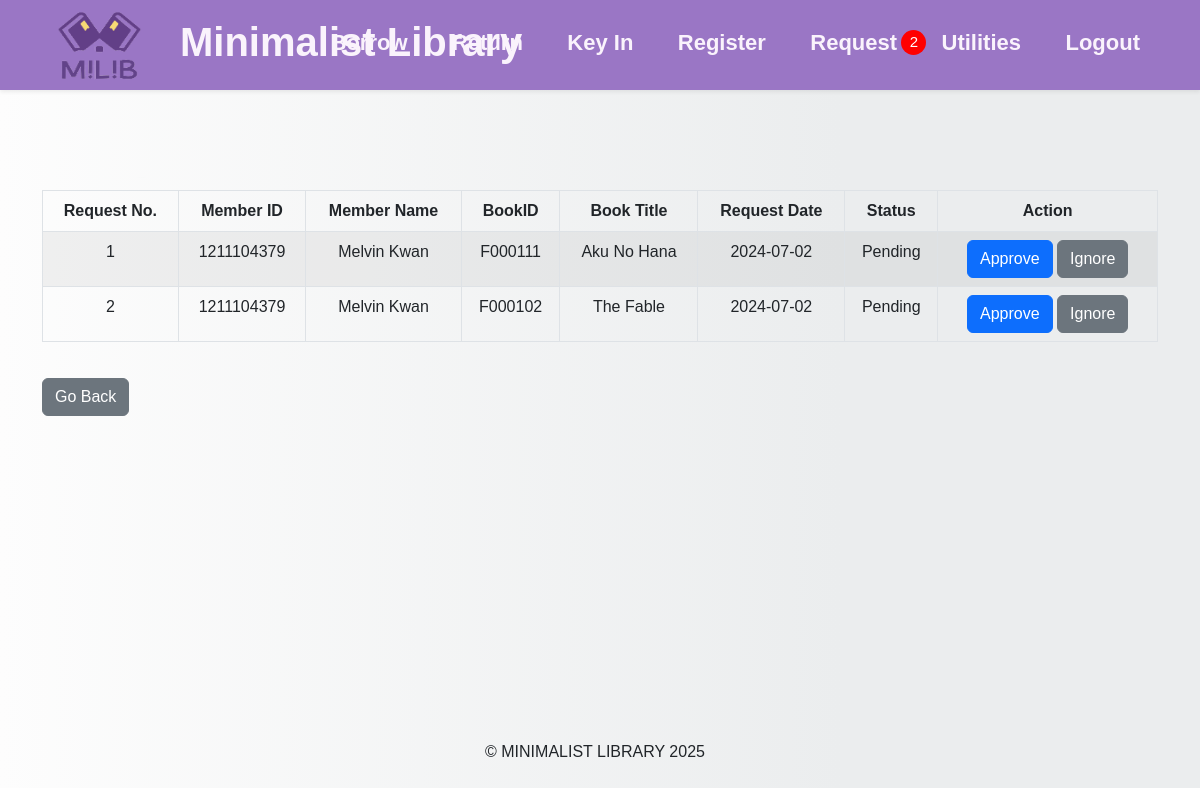
The app's page /request.php (signed in) with its own data.
### tables this page shows
CREATE TABLE `book` (
  `bookID` varchar(15) NOT NULL,
  `title` varchar(255) NOT NULL,
  `author` varchar(255) NOT NULL,
  `publisher` varchar(255) NOT NULL,
  `type` varchar(20) NOT NULL,
  `price` decimal(10,2) NOT NULL,
  `ISBN` varchar(20) NOT NULL,
  `datetime` datetime NOT NULL,
  `stats` varchar(20) NOT NULL DEFAULT 'Available'
);

CREATE TABLE `request` (
  `requestID` int(11) NOT NULL,
  `memberID` varchar(25) DEFAULT NULL,
  `bookID` varchar(25) DEFAULT NULL,
  `requestDate` date NOT NULL,
  `status` varchar(15) NOT NULL DEFAULT 'Pending'
);

CREATE TABLE `member` (
  `memberID` varchar(10) NOT NULL,
  `name` varchar(100) NOT NULL,
  `class` varchar(15) NOT NULL,
  `level` varchar(20) NOT NULL,
  `telephone` varchar(15) NOT NULL,
  `email` varchar(50) NOT NULL,
  `password` longtext NOT NULL,
  `penalty` decimal(10,2) NOT NULL DEFAULT '0.00'
);

### request.php (the view, shortened to what this page needs)
<?php
require('config.php');
require('header.php');
require('navbar.php');
require('footer.php');
$superAdmin = mysqli_query($conn, "SELECT superAdmin FROM admin WHERE adminID = '$_SESSION[adminID]' ");
$fetchSuper = mysqli_fetch_assoc($superAdmin);
if($fetchSuper['superAdmin'] == 1){
    $request = mysqli_query($conn, "SELECT * FROM request WHERE status = 'Pending' ");
    $memberName = mysqli_query($conn, "SELECT member.name FROM request INNER JOIN member ON request.memberID = member.memberID WHERE status = 'Pending' ");
    $fetchName = mysqli_fetch_assoc($memberName);
    $bookTitle = mysqli_query($conn, "SELECT book.title FROM request INNER JOIN book ON request.bookID = book.bookID WHERE status = 'Pending' ");
$check = mysqli_num_rows($request);
if($check > 0){ ?>
    <div class= "container">
    <table class="table table-striped table-bordered">
        <thead>
            <tr>
                <th scope="col">Request No.</th>
                <th scope="col">Member ID</th>
                <th scope="col">Member Name</th>
                <th scope="col">BookID</th>
                <th scope="col">Book Title</th>
                <th scope="col">Request Date</th>
                <th scope="col">Status</th>
                <th scope="col">Action</th>
            </tr>
        </thead>
        <tbody>
            <?php
            $no = 1;
            while($row = mysqli_fetch_assoc($request) AND $fetchTitle = mysqli_fetch_assoc($bookTitle)){ ?>
                <tr>
                    <td><?php echo $no; ?></td>
                    <td><?php echo $row['memberID']; ?></td>
                    <td><?php echo $fetchName['name']; ?></td>
                    <td><?php echo $row['bookID']; ?></td>
                    <td><?php echo $fetchTitle['title']; ?></td>
                    <td><?php echo $row['requestDate']; ?></td>
                    <td><?php echo $row['status']; ?></td>
                    <td><form action="approveRequest.php" method="post" style="display:inline-block;"><input type="hidden" name="requestID" value="<?php echo $row['requestID']; ?>"><button type="submit" name="approve" class="btn btn-primary" onclick="return confirm('Are you sure you want to approve?')">Approve</button>
                        <button type="submit" name="ignore" class="btn btn-secondary" onclick="return confirm('Are you sure you want to ignore?')">Ignore</button>
                        </form></td>
                </tr>
 <?php   $no++; }
            ?>
        </tbody>
    </table>
    <a href="main.php" class="btn btn-secondary" style="margin-top: 20px;">Go Back</a>
    </div>
<?php }
}
else{
    echo "You have no access to this page";
}
?>
<!DOCTYPE html>
<html lang="en">
<head>
</head>
<body>
</body>
</html>

### header.php (shortened to what this page needs)
<!DOCTYPE html>
<html lang="en">
<head>
<link href="https://cdn.jsdelivr.net/npm/bootstrap@5.2.0/dist/css/bootstrap.min.css" rel="stylesheet">
<link rel="stylesheet" href="https://cdn.jsdelivr.net/npm/bootstrap-icons@1.9.1/font/bootstrap-icons.css">
</head>
<body>
</body>
</html>

### navbar.php (shortened to what this page needs)
<!DOCTYPE html>
<html lang="en">
<head>
    <link rel="stylesheet" href="css/nav.css">
</head>
<body>
    <nav class="shadow-sm">
        <div class="logo"><a href="main.php"><img src="img/logo1.png" alt="Logo" srcset="" width="150"  height="270"></a></div>
        <div class="title">Minimalist Library</div>
        <ul>
            <li><a href="borrow.php" class="">Borrow</a></li>
            <li><a href="return.php" >Return</a></li>
            <li><a href="book.php">Key In</a></li>
            <li>
                <a href="#">Register</a>
            </li>
            <li><div><a href="request.php">Request</a><span class="notification">
                <?php $notification = mysqli_query($conn, "SELECT * FROM request WHERE status = 'Pending'");
                    if($row = mysqli_fetch_assoc($notification)){
                        if(mysqli_num_rows($notification) >= 0){
                            $pending = mysqli_num_rows($notification);
                            echo $pending; ?>
                      <?php  }
                        else{
                        echo $pending;
                        }
                        }  ?></span></div></li>
            <li>
              <a href="#">Utilities</a>
            </li>
            <li><a href="logout.php" onclick="return confirm('Proceed to Logout?');">Logout</a></li>
        </ul>
    </nav>
</body>
</html>

### footer.php (shortened to what this page needs)
<!DOCTYPE html>
<html lang="en">
<head>
</head>
<body>
<footer class="footer">
<p class="copyright"> © MINIMALIST LIBRARY <?php echo date("Y")  ?>
</footer>
</body>
</html>

### css/nav.css (style rules this page uses)
nav { background:#9A76C5; z-index: 1; height: 90px; }
nav:after { content:''; z-index: 1; clear:both; display:table; }
nav .logo { float:left; margin-left:24px; margin-top: -80px; }
nav .title { position: fixed; color:#faf3fc; font-size:40px; font-weight: 600; line-height:85px; margin-left:180px; }
nav ul { float:right; list-style:none; margin-right:40px; position:relative; }
nav ul li { float:none; display:inline-block; background:none; margin:0 5px; padding-top: 5px;; }
nav ul li a { color:#faf3fc; text-decoration:none; line-height:75px; font-size:22px; z-index: 1; font-weight: 600; padding:8px 15px; width:100px; }
div span.notification { position: relative; }
div span.notification.active { border-radius: 50%; width: 25px; height: 25px; background-color: red; color: white; margin-left: 5px; font-size: 15px; display: flex; justify-content: center; align-items: center; position: absolute; top: 37%; right: 26.5%; }

### header.php (style rules this page uses)
* { font-family: 'Noto Sans SC', sans-serif; }
body { background: linear-gradient(to right,#fdfdfd, #ebedee 70%); }

### footer.php (style rules this page uses)
.footer { position: fixed; bottom: 0px; width: 100%; height: 5rem; text-align: center; }
.copyright { display: inline-block; margin-right: 10px; margin-top: 20px; }

### request.php (style rules this page uses)
th,td { text-align: center; }
.table { margin-top: 100px; }

### records on screen
book: title "Aku No Hana"
request: memberID "1211104379", bookID "F000111", requestDate "2024-07-02", status "Pending"
member: name "Melvin Kwan"
book: title "The Fable"
request: memberID "1211104379", bookID "F000102", requestDate "2024-07-02", status "Pending"

### other values on screen
$pending "2"
